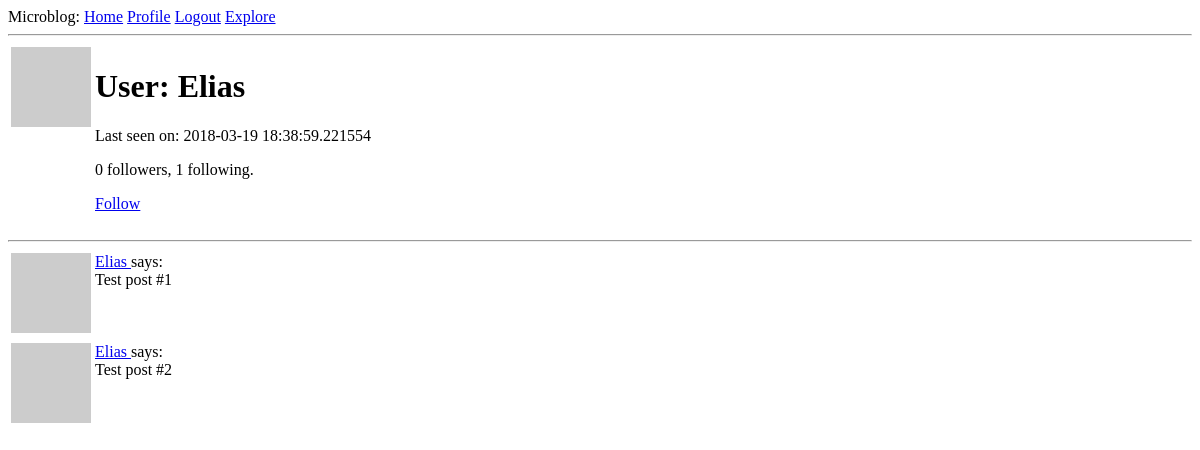
Before: /user/Elias (signed in) with the older database file.
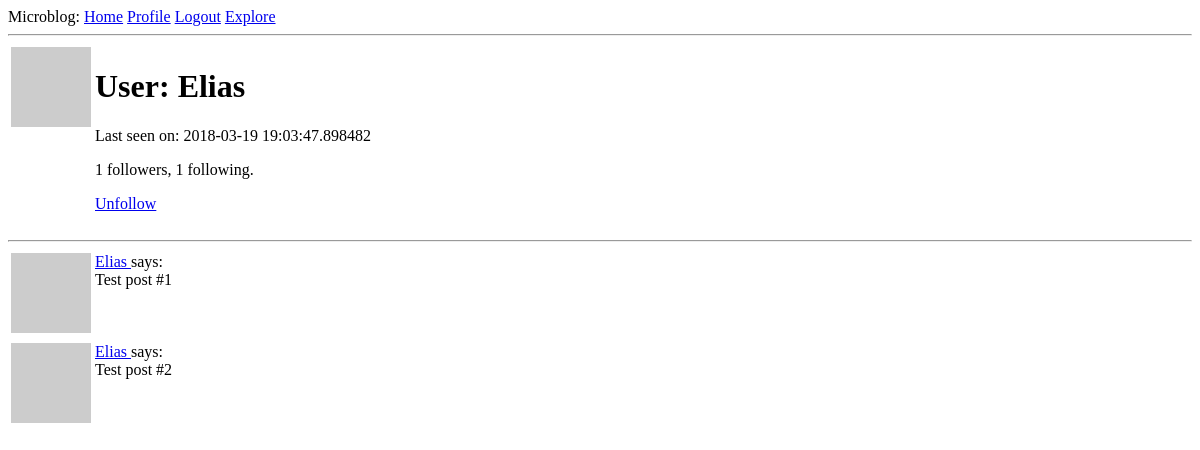
After: the same page with the newer database file.
### app/models.py (models this page shows, shortened)
class User(UserMixin, db.Model):
    id = db.Column(db.Integer, primary_key=True)
    username = db.Column(db.String(64), index=True, unique=True)
    email = db.Column(db.String(120), index=True, unique=True)
    password_hash = db.Column(db.String(128))
    post = db.relationship('Post', backref='author', lazy='dynamic')
    about_me = db.Column(db.String(140))
    last_seen = db.Column(db.DateTime, default=datetime.utcnow)
    followed = db.relationship(
        'User', secondary=followers,
        primaryjoin=(followers.c.follower_id == id),
        secondaryjoin=(followers.c.followed_id == id),
        backref=db.backref('followers', lazy='dynamic'), lazy='dynamic')
    def avatar(self, size):
        digest = md5(self.email.lower().encode('utf-8')).hexdigest()
        return 'https://www.gravatar.com/avatar/{}?d=identicon&s={}'.format(
            digest, size)
    def is_following(self, user):
        return self.followed.filter(
            followers.c.followed_id == user.id).count() > 0

### app/routes.py (the view)
@app.route('/user/<username>')
@login_required
def user(username):
    user = User.query.filter_by(username=username).first_or_404()
    posts = [
        {'author': user, 'body': 'Test post #1'},
        {'author': user, 'body': 'Test post #2'},
    ]
    return render_template('user.html', user=user, posts=posts)

### app/models.py (called while the page is built)
@login.user_loader
def load_user(id):
    return User.query.get(int(id))

### app/routes.py (called while the page is built)
@app.before_request
def before_request():
    if current_user.is_authenticated:
        current_user.last_seen = datetime.utcnow()
        db.session.commit()

### app/templates/user.html (shortened to what this page needs)
{% extends "base.html" %}
{% block content %}
    <table>
        <tr valign="top">
            <td><img src="{{ user.avatar(128) }}"></td>
            <td>
                <h1>User: {{ user.username }}</h1>
                {% if user.last_seen %}
                    <p>Last seen on: {{ user.last_seen }}</p>
                {% endif %}
                <p>{{ user.followers.count() }} followers, {{ user.followed.count() }} following.</p>
                {% if user == current_user %}
                    <p><a href="{{ url_for('edit_profile') }}">Edit your profile</a></p>
                {% elif not current_user.is_following(user) %}
                    <p><a href="{{ url_for('follow', username=user.username) }}">Follow</a></p>
                {% else %}
                    <p><a href="{{ url_for('unfollow', username=user.username) }}">Unfollow</a></p>
                {% endif %}
            </td>
        </tr>
    </table>
    <hr>
    {% for post in posts %}
        {% include '_post.html' %}
    {% endfor %}
{% endblock %}

### app/templates/_post.html
<table>
    <tr valign="top">
        <td><img src="{{ post.author.avatar(36) }}"></td>
        <td>
            <a href="{{ url_for('user', username=post.author.username) }}">
            {{ post.author.username }}
            </a>
            says:<br>{{ post.body }}
        </td>
    </tr>
</table>

Changed rows visible on the page:
changed User "Elias": last_seen "2018-03-19 18:38:59.221554" → "2018-03-19 19:03:47.898482"
Other visible differences:
{{ user.followers.count() }}: "0" → "1"
text no longer shown: "Follow"
text now shown: "Unfollow"
